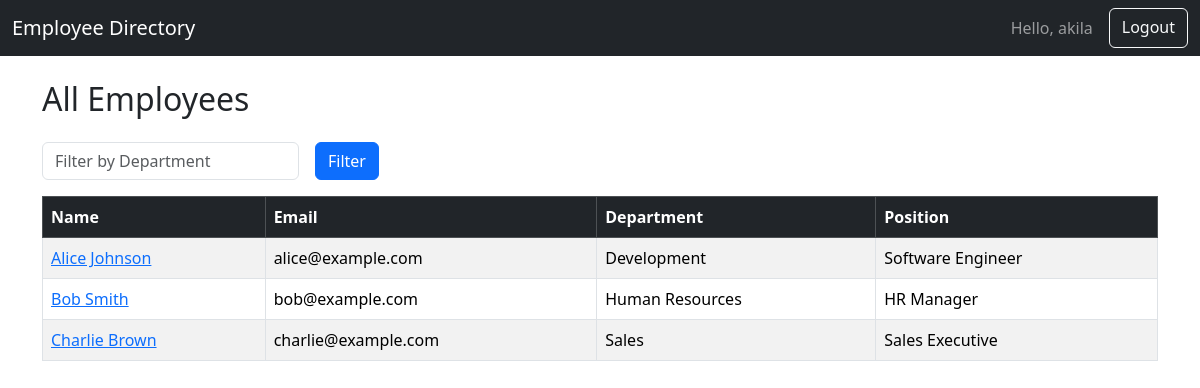
The app's page / (signed in) with its own data.
### directory/models.py (models this page shows, shortened)
class Employee(models.Model):
    name = models.CharField(max_length=100)
    email = models.EmailField()
    phone = models.CharField(max_length=20)
    department = models.ForeignKey(Department, on_delete=models.CASCADE)
    position = models.CharField(max_length=100)

class Department(models.Model):
    name = models.CharField(max_length=100)
    def __str__(self):
        return self.name

### directory/views.py (the view)
# urls.py: path('', views.EmployeeListView.as_view(), name='employee_list'),
class EmployeeListView(LoginRequiredMixin, ListView):
    model = Employee
    template_name = 'directory/employee_list.html'
    context_object_name = 'employees'
    def get_queryset(self):
        department = self.request.GET.get('department')
        if department:
            return Employee.objects.filter(department__name=department)
        return Employee.objects.all()

### directory/templates/directory/employee_list.html (shortened to what this page needs)
{% extends 'directory/base.html' %}
{% block content %}
<h2 class="mb-4">All Employees</h2>
<form method="get" class="mb-3 row g-3">
    <div class="col-auto">
        <input type="text" name="department" class="form-control" placeholder="Filter by Department" value="{{ request.GET.department }}">
    </div>
    <div class="col-auto">
        <button type="submit" class="btn btn-primary">Filter</button>
    </div>
</form>
<table class="table table-striped table-bordered">
    <thead class="table-dark">
        <tr>
            <th>Name</th>
            <th>Email</th>
            <th>Department</th>
            <th>Position</th>
        </tr>
    </thead>
    <tbody>
        {% for emp in employees %}
        <tr>
            <td><a href="{% url 'employee_detail' emp.pk %}">{{ emp.name }}</a></td>
            <td>{{ emp.email }}</td>
            <td>{{ emp.department }}</td>
            <td>{{ emp.position }}</td>
        </tr>
        {% endfor %}
    </tbody>
</table>
{% endblock %}

### directory/templates/directory/base.html (shortened to what this page needs)
<!DOCTYPE html>
<html lang="en">
<head>
    <link href="https://cdn.jsdelivr.net/npm/bootstrap@5.3.3/dist/css/bootstrap.min.css" rel="stylesheet">
</head>
<body>
<nav class="navbar navbar-expand-lg navbar-dark bg-dark">
    <div class="container-fluid">
        <a class="navbar-brand" href="{% url 'employee_list' %}">Employee Directory</a>
        <div class="d-flex">
            {% if user.is_authenticated %}
                <span class="navbar-text me-3">Hello, {{ user.username }}</span>
                <a class="btn btn-outline-light" href="{% url 'logout' %}">Logout</a>
            {% else %}
                <a class="btn btn-outline-light" href="{% url 'login' %}">Login</a>
            {% endif %}
        </div>
    </div>
</nav>
<div class="container mt-4">
    {% block content %}{% endblock %}
</div>
</body>
</html>

### records on screen
Employee: name "Alice Johnson", email "alice@example.com", department "Development", position "Software Engineer"
Employee: name "Bob Smith", email "bob@example.com", department "Human Resources", position "HR Manager"
Employee: name "Charlie Brown", email "charlie@example.com", department "Sales", position "Sales Executive"

### other values on screen
{{ user.username }} "akila"
